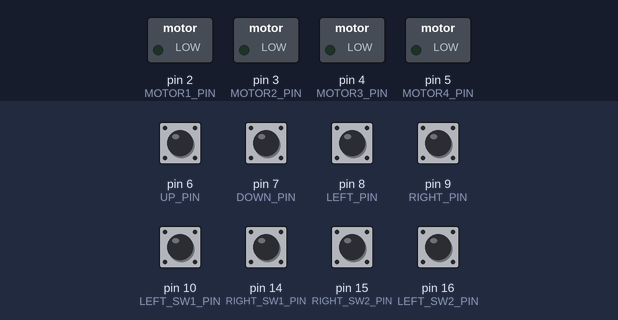
This sketch was run on a simulated Arduino Leonardo, built with avr-gcc and run on an emulated ATmega32U4. On the bench: switched loads named in the sketch (green lamp = pin HIGH). The test bench sets the inputs (shaded band); at power-on: pin 6 (UP_PIN), pin 7 (DOWN_PIN), pin 8 (LEFT_PIN), pin 9 (RIGHT_PIN), pin 10 (LEFT_SW1_PIN), pin 14 (RIGHT_SW1_PIN), pin 15 (RIGHT_SW2_PIN), pin 16 (LEFT_SW2_PIN) LOW. USB keyboard and mouse output is not drawn.

Above: at 1.2 s.
1.3 s: pin 6 (UP_PIN) pulled HIGH for 1 s
At 1.79 s:
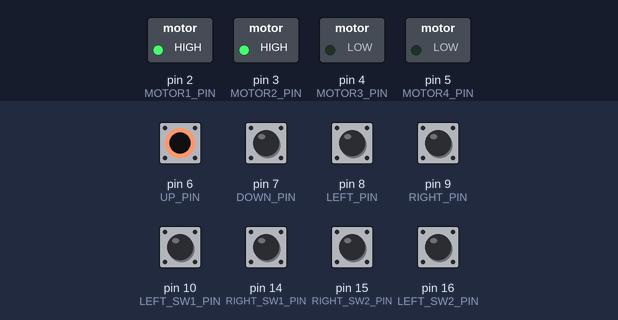
4.3 s: pin 7 (DOWN_PIN) pulled HIGH for 0.15 s
At 4.37 s:
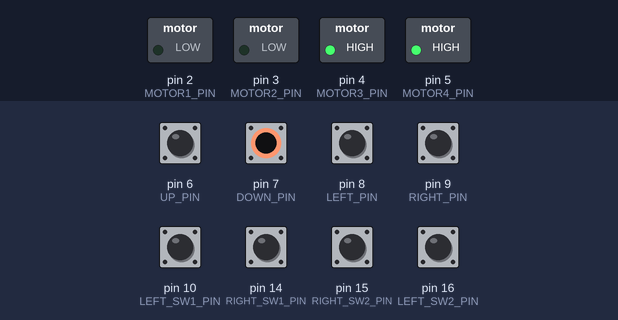
5.9 s: pin 8 (LEFT_PIN) pulled HIGH for 0.15 s
At 5.97 s:
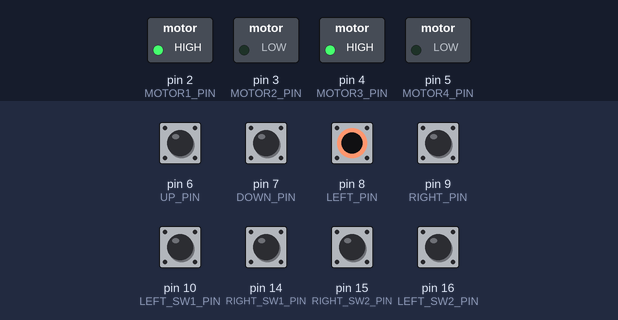
7.5 s: pin 9 (RIGHT_PIN) pulled HIGH for 0.15 s
At 7.57 s:
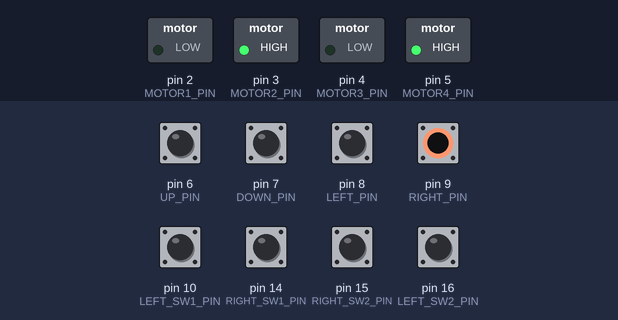
9.1 s: pin 10 (LEFT_SW1_PIN) pulled HIGH for 0.15 s
At 9.17 s:
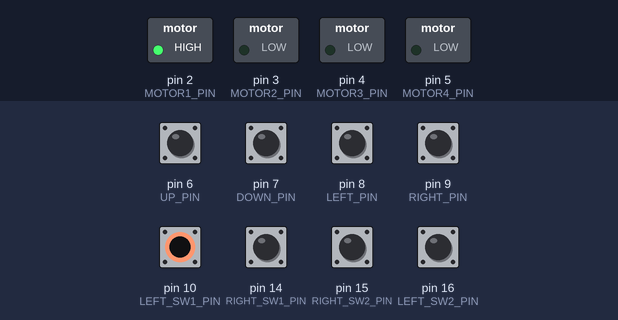
10.7 s: pin 14 (RIGHT_SW1_PIN) pulled HIGH for 0.15 s
At 10.77 s:
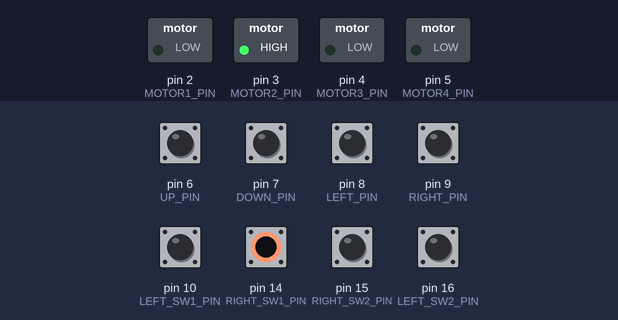
Timing chart, 0 to 13.3 s (numbered marks = the images above; inputs shaded):
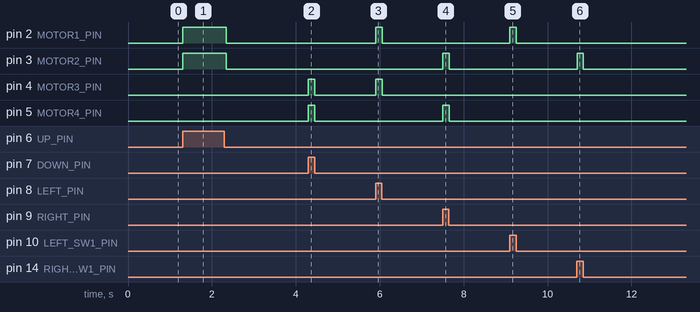

The sketch:

Button-Keyboard-Motor.ino
```cpp
// (licence header left out)
#include "Keyboard.h"
#include "Mouse.h"

#define MOTOR1_PIN 2
#define MOTOR2_PIN 3
#define MOTOR3_PIN 4
#define MOTOR4_PIN 5

#define UP_PIN 6
#define DOWN_PIN 7
#define LEFT_PIN 8
#define RIGHT_PIN 9

#define LEFT_SW1_PIN 10
#define LEFT_SW2_PIN 16

#define RIGHT_SW1_PIN 14
#define RIGHT_SW2_PIN 15

void setup()
{
    Serial.begin(9600);

    Keyboard.begin();
    Mouse.begin();

    pinMode (MOTOR1_PIN, OUTPUT);
    pinMode (MOTOR2_PIN, OUTPUT);
    pinMode (MOTOR3_PIN, OUTPUT);
    pinMode (MOTOR4_PIN, OUTPUT);
}

void loop()
{
    if (digitalRead(UP_PIN) == HIGH)
    {
        Keyboard.write('w');
        digitalWrite(MOTOR1_PIN, HIGH);
        digitalWrite(MOTOR2_PIN, HIGH);
        delay(50);
        digitalWrite(MOTOR1_PIN, LOW);
        digitalWrite(MOTOR2_PIN, LOW);
    }

    if (digitalRead(DOWN_PIN) == HIGH)
    {
        Keyboard.write('s');
        digitalWrite(MOTOR3_PIN, HIGH);
        digitalWrite(MOTOR4_PIN, HIGH);
        delay(50);
        digitalWrite(MOTOR3_PIN, LOW);
        digitalWrite(MOTOR4_PIN, LOW);
    }

    if (digitalRead(LEFT_PIN) == HIGH)
    {
        Keyboard.write('a');
        digitalWrite(MOTOR1_PIN, HIGH);
        digitalWrite(MOTOR3_PIN, HIGH);
        delay(50);
        digitalWrite(MOTOR1_PIN, LOW);
        digitalWrite(MOTOR3_PIN, LOW);
    }

    if (digitalRead(RIGHT_PIN) == HIGH)
    {
        Keyboard.write('d');
        digitalWrite(MOTOR2_PIN, HIGH);
        digitalWrite(MOTOR4_PIN, HIGH);
        delay(50);
        digitalWrite(MOTOR2_PIN, LOW);
        digitalWrite(MOTOR4_PIN, LOW);
    }

    if (digitalRead(LEFT_SW1_PIN) == HIGH)
    {
        Keyboard.write('z');
        digitalWrite(MOTOR1_PIN, HIGH);
        delay(50);
        digitalWrite(MOTOR1_PIN, LOW);
    }

    if (digitalRead(LEFT_SW2_PIN) == HIGH)
    {
        Keyboard.write('1');
        digitalWrite(MOTOR1_PIN, HIGH);
        delay(50);
        digitalWrite(MOTOR1_PIN, LOW);
    }

    if (digitalRead(RIGHT_SW1_PIN) == HIGH)
    {
        Keyboard.write('x');
        digitalWrite(MOTOR2_PIN, HIGH);
        delay(50);
        digitalWrite(MOTOR2_PIN, LOW);
    }

    if (digitalRead(RIGHT_SW2_PIN) == HIGH)
    {
        Keyboard.write('2');
        digitalWrite(MOTOR2_PIN, HIGH);
        delay(50);
        digitalWrite(MOTOR2_PIN, LOW);
    }
}
```

Button-Keyboard-Motor.cpp
```cpp
// (licence header left out)
#include "Keyboard.h"
#include "Mouse.h"

#define MOTOR1_PIN 2
#define MOTOR2_PIN 3
#define MOTOR3_PIN 4
#define MOTOR4_PIN 5

#define UP_PIN 6
#define DOWN_PIN 7
#define LEFT_PIN 8
#define RIGHT_PIN 9

#define LEFT_SW1_PIN 10
#define LEFT_SW2_PIN 16

#define RIGHT_SW1_PIN 14
#define RIGHT_SW2_PIN 15

void setup()
{
    Serial.begin(9600);

    Keyboard.begin();
    Mouse.begin();

    pinMode (MOTOR1_PIN, OUTPUT);
    pinMode (MOTOR2_PIN, OUTPUT);
    pinMode (MOTOR3_PIN, OUTPUT);
    pinMode (MOTOR4_PIN, OUTPUT);
}

void loop()
{
    if (digitalRead(UP_PIN) == HIGH)
    {
        Keyboard.write('w');
        digitalWrite(MOTOR1_PIN, HIGH);
        digitalWrite(MOTOR2_PIN, HIGH);
        delay(50);
        digitalWrite(MOTOR1_PIN, LOW);
        digitalWrite(MOTOR2_PIN, LOW);
    }

    if (digitalRead(DOWN_PIN) == HIGH)
    {
        Keyboard.write('s');
        digitalWrite(MOTOR3_PIN, HIGH);
        digitalWrite(MOTOR4_PIN, HIGH);
        delay(50);
        digitalWrite(MOTOR3_PIN, LOW);
        digitalWrite(MOTOR4_PIN, LOW);
    }

    if (digitalRead(LEFT_PIN) == HIGH)
    {
        Keyboard.write('a');
        digitalWrite(MOTOR1_PIN, HIGH);
        digitalWrite(MOTOR3_PIN, HIGH);
        delay(50);
        digitalWrite(MOTOR1_PIN, LOW);
        digitalWrite(MOTOR3_PIN, LOW);
    }

    if (digitalRead(RIGHT_PIN) == HIGH)
    {
        Keyboard.write('d');
        digitalWrite(MOTOR2_PIN, HIGH);
        digitalWrite(MOTOR4_PIN, HIGH);
        delay(50);
        digitalWrite(MOTOR2_PIN, LOW);
        digitalWrite(MOTOR4_PIN, LOW);
    }

    if (digitalRead(LEFT_SW1_PIN) == HIGH)
    {
        Keyboard.write('z');
        digitalWrite(MOTOR1_PIN, HIGH);
        delay(50);
        digitalWrite(MOTOR1_PIN, LOW);
    }

    if (digitalRead(LEFT_SW2_PIN) == HIGH)
    {
        Keyboard.write('1');
        digitalWrite(MOTOR1_PIN, HIGH);
        delay(50);
        digitalWrite(MOTOR1_PIN, LOW);
    }

    if (digitalRead(RIGHT_SW1_PIN) == HIGH)
    {
        Keyboard.write('x');
        digitalWrite(MOTOR2_PIN, HIGH);
        delay(50);
        digitalWrite(MOTOR2_PIN, LOW);
    }

    if (digitalRead(RIGHT_SW2_PIN) == HIGH)
    {
        Keyboard.write('2');
        digitalWrite(MOTOR2_PIN, HIGH);
        delay(50);
        digitalWrite(MOTOR2_PIN, LOW);
    }
}
```

Measured:
- after the input at 1.3 s, pin 2 (MOTOR1_PIN), pin 3 (MOTOR2_PIN): LOW → HIGH at once, → LOW 1.0 s later
- after the input at 4.3 s, pin 4 (MOTOR3_PIN), pin 5 (MOTOR4_PIN): LOW → HIGH at once, → LOW 0.15 s later
- after the input at 5.9 s, pin 2 (MOTOR1_PIN), pin 4 (MOTOR3_PIN): LOW → HIGH at once, → LOW 0.15 s later
- after the input at 7.5 s, pin 3 (MOTOR2_PIN), pin 5 (MOTOR4_PIN): LOW → HIGH at once, → LOW 0.15 s later
- after the input at 9.1 s, pin 2 (MOTOR1_PIN): LOW → HIGH at once, → LOW 0.15 s later
- after the input at 10.7 s, pin 3 (MOTOR2_PIN): LOW → HIGH at once, → LOW 0.15 s later
